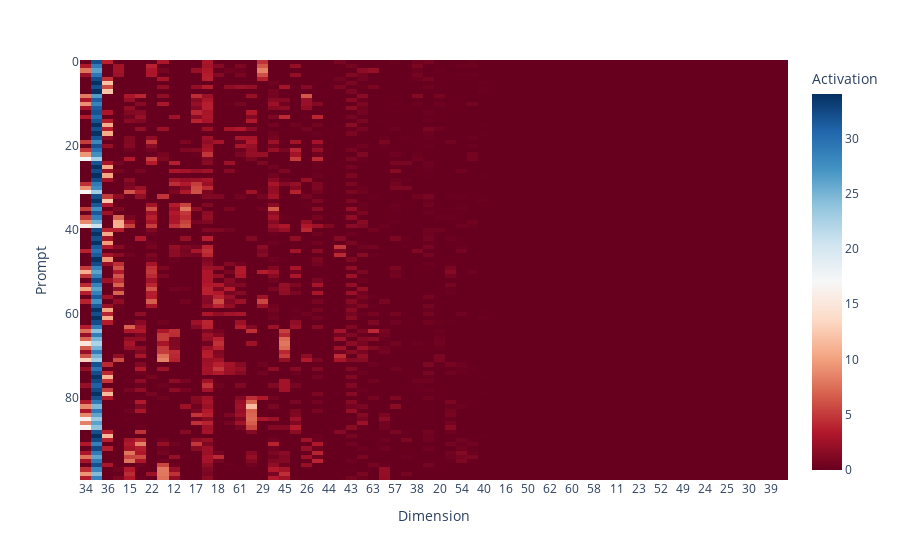

The cell this chart's notebook holds for it:
### Code cell
@typed
def show_activations(activations: Float[TT, "n d"], perm: Int[TT, "k"]) -> None:
    fig = px.imshow(
        activations[:, perm],
        color_continuous_scale=px.colors.diverging.RdBu,
        labels={"x": "Dimension", "y": "Prompt", "color": "Activation"},
        x=[str(elem.item()) for elem in perm],
        # y=prefixes,
        # zmin=-1,
        # zmax=1,
    )
    fig.show()


stacked: Float[TT, "n_samples d"] = t.stack(compressed)
stds = stacked.std(dim=0)
std_argsort = t.argsort(-stds)
# stacked -= stacked.mean(dim=0, keepdim=True)
# stacked /= stacked.norm(dim=0, keepdim=True)
show_activations(stacked[:100], perm=std_argsort)

### Figure 1 — Plotly figure (JSON) as saved in the notebook; plotly's stock layout.template omitted (floating-point values rounded to 4 significant figures; data arrays with more than 128 entries replaced by an {"elided": "..."} marker saying what was removed)
{"data": [{"coloraxis": "coloraxis", "hovertemplate": "Dimension: %{x}<br>Prompt: %{y}<br>Activation: %{z}<extra></extra>", "name": "0", "type": "heatmap", "x": ["34", "2", "36", "56", "15", "5", "22", "21", "12", "42", "17", "32", "18", "8", "61", "1", "29", "19", "45", "55", "26", "35", "44", "27", "43", "9", "63", "7", "57", "33", "38", "3", "20", "6", "54", "47", "40", "4", "16", "51", "50", "14", "62", "0", "60", "59", "58", "13", "11", "10", "23", "53", "52", "37", "49", "48", "24", "46", "25", "28", "30", "41", "39", "31"], "xaxis": "x", "yaxis": "y", "z": {"elided": "100x64 float values"}}], "layout": {"coloraxis": {"colorbar": {"title": {"text": "Activation"}}, "colorscale": [[0, "rgb(103,0,31)"], [0.1, "rgb(178,24,43)"], [0.2, "rgb(214,96,77)"], [0.3, "rgb(244,165,130)"], [0.4, "rgb(253,219,199)"], [0.5, "rgb(247,247,247)"], [0.6, "rgb(209,229,240)"], [0.7, "rgb(146,197,222)"], [0.8, "rgb(67,147,195)"], [0.9, "rgb(33,102,172)"], [1, "rgb(5,48,97)"]]}, "margin": {"t": 60}, "xaxis": {"anchor": "y", "constrain": "domain", "domain": [0, 1], "scaleanchor": "y", "title": {"text": "Dimension"}}, "yaxis": {"anchor": "x", "autorange": "reversed", "constrain": "domain", "domain": [0, 1], "title": {"text": "Prompt"}}}}
